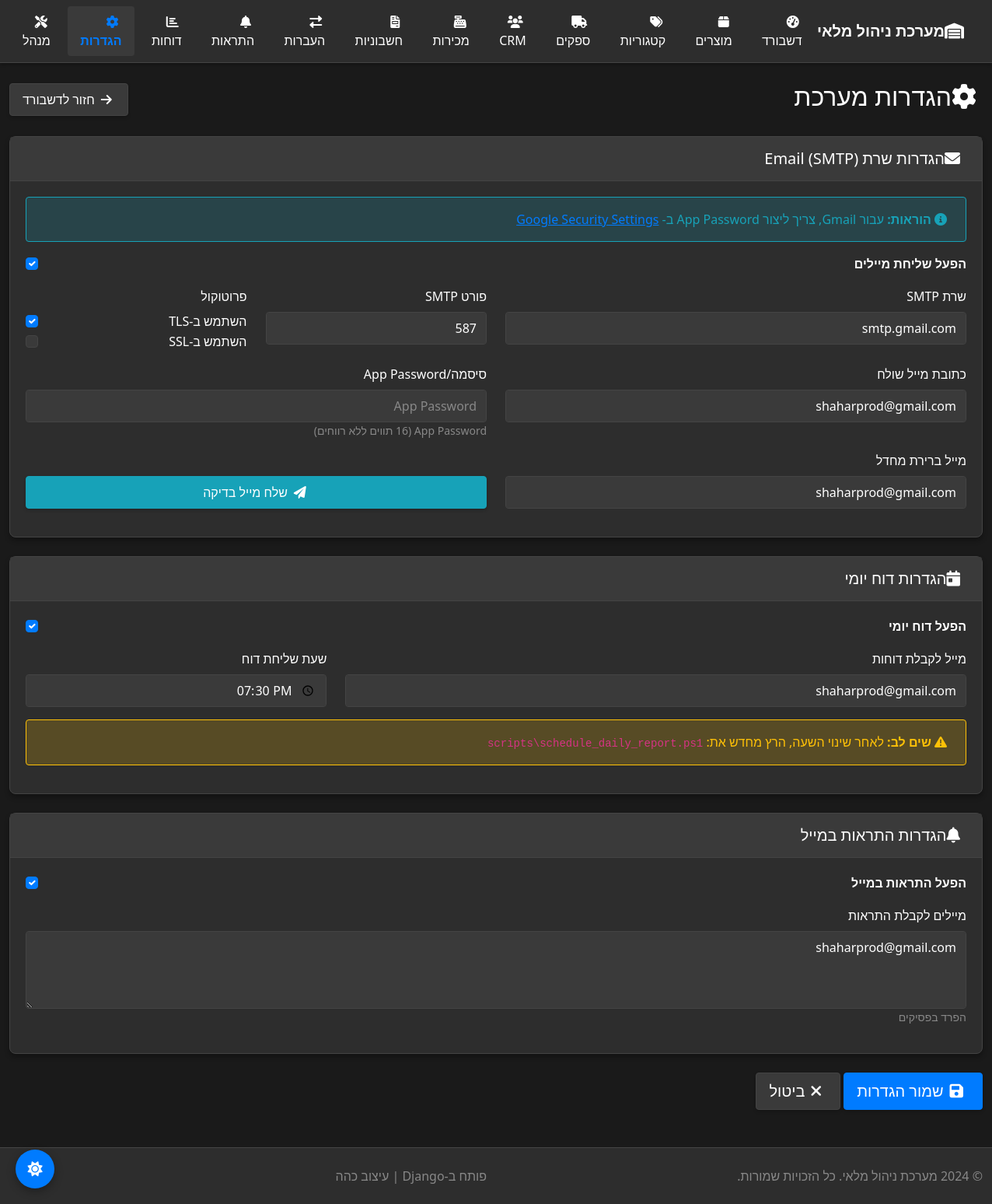
Page /inventory/settings/ on the committed database.
### inventory/models.py (models this page shows, shortened)
class SystemSettings(models.Model):
    email_enabled = models.BooleanField(default=False, verbose_name="הפעל שליחת מיילים")
    email_host = models.CharField(max_length=200, default='smtp.gmail.com', verbose_name="שרת SMTP")
    email_port = models.IntegerField(default=587, verbose_name="פורט SMTP")
    email_use_tls = models.BooleanField(default=True, verbose_name="השתמש ב-TLS")
    email_use_ssl = models.BooleanField(default=False, verbose_name="השתמש ב-SSL")
    email_host_user = models.EmailField(blank=True, verbose_name="כתובת מייל שולח")
    email_host_password = models.CharField(max_length=200, blank=True, verbose_name="סיסמה/App Password")
    default_from_email = models.EmailField(blank=True, verbose_name="מייל ברירת מחדל")
    daily_report_enabled = models.BooleanField(default=False, verbose_name="הפעל דוח יומי")
    daily_report_email = models.EmailField(blank=True, verbose_name="מייל לקבלת דוחות")
    daily_report_time = models.TimeField(default='19:30:00', verbose_name="שעת שליחת דוח")
    alert_email_enabled = models.BooleanField(default=False, verbose_name="הפעל התראות במייל")
    alert_email_recipients = models.TextField(blank=True, verbose_name="מיילים לקבלת התראות",
                                             help_text="הפרד בפסיקים")
    created_at = models.DateTimeField(auto_now_add=True)
    updated_at = models.DateTimeField(auto_now=True)
    updated_by = models.ForeignKey(User, on_delete=models.SET_NULL, null=True, blank=True)
    class Meta:
        verbose_name = "הגדרות מערכת"
        verbose_name_plural = "הגדרות מערכת"
    @classmethod
    def load(cls):
        obj, created = cls.objects.get_or_create(pk=1)
        return obj

### inventory/views.py (the view)
# urls.py: path('settings/', views.system_settings, name='system_settings'),
def system_settings(request):
    settings_obj = SystemSettings.load()
    if request.method == 'POST':
        form = SystemSettingsForm(request.POST, instance=settings_obj)
        if form.is_valid():
            settings_instance = form.save(commit=False)
            if request.user.is_authenticated:
                settings_instance.updated_by = request.user
            settings_instance.save()
            messages.success(request, '✅ ההגדרות נשמרו בהצלחה!')
            return redirect('system_settings')
        else:
            messages.error(request, '❌ שגיאה בשמירת ההגדרות. בדוק את השדות.')
    else:
        form = SystemSettingsForm(instance=settings_obj)
    context = {
        'form': form,
        'settings': settings_obj,
    }
    return render(request, 'inventory/system_settings.html', context)

### inventory/templates/inventory/system_settings.html (shortened to what this page needs)
{% extends 'inventory/base.html' %}
{% block content %}
<div class="row">
    <div class="col-12">
        <div class="d-flex justify-content-between align-items-center mb-4">
            <h2><i class="fas fa-cog me-2"></i>הגדרות מערכת</h2>
            <a href="{% url 'dashboard' %}" class="btn btn-secondary">
                <i class="fas fa-arrow-right me-1"></i>חזור לדשבורד
            </a>
        </div>
        <form method="post" id="settingsForm">
            <div class="card mb-4">
                <div class="card-header bg-primary text-white">
                    <h5 class="mb-0"><i class="fas fa-envelope me-2"></i>הגדרות שרת Email (SMTP)</h5>
                </div>
                <div class="card-body">
                    <div class="alert alert-info">
                        <i class="fas fa-info-circle me-2"></i>
                        <strong>הוראות:</strong> עבור Gmail, צריך ליצור App Password ב-
                        <a href="https://myaccount.google.com/security" target="_blank">Google Security Settings</a>
                    </div>
                    <div class="row">
                        <div class="col-md-12 mb-3">
                            <div class="form-check">
                                {{ form.email_enabled }}
                                <label class="form-check-label" for="{{ form.email_enabled.id_for_label }}">
                                    <strong>{{ form.email_enabled.label }}</strong>
                                </label>
                            </div>
                        </div>
                        <div class="col-md-6 mb-3">
                            <label for="{{ form.email_host.id_for_label }}" class="form-label">
                                {{ form.email_host.label }}
                            </label>
                            {{ form.email_host }}
                        </div>
                        <div class="col-md-3 mb-3">
                            <label for="{{ form.email_port.id_for_label }}" class="form-label">
                                {{ form.email_port.label }}
                            </label>
                            {{ form.email_port }}
                        </div>
                        <div class="col-md-3 mb-3">
                            <label class="form-label">פרוטוקול</label>
                            <div>
                                <div class="form-check">
                                    {{ form.email_use_tls }}
                                    <label class="form-check-label" for="{{ form.email_use_tls.id_for_label }}">
                                        {{ form.email_use_tls.label }}
                                    </label>
                                </div>
                                <div class="form-check">
                                    {{ form.email_use_ssl }}
                                    <label class="form-check-label" for="{{ form.email_use_ssl.id_for_label }}">
                                        {{ form.email_use_ssl.label }}
                                    </label>
                                </div>
                            </div>
                        </div>
                        <div class="col-md-6 mb-3">
                            <label for="{{ form.email_host_user.id_for_label }}" class="form-label">
                                {{ form.email_host_user.label }}
                            </label>
                            {{ form.email_host_user }}
                        </div>
                        <div class="col-md-6 mb-3">
                            <label for="{{ form.email_host_password.id_for_label }}" class="form-label">
                                {{ form.email_host_password.label }}
                            </label>
                            {{ form.email_host_password }}
                            <small class="text-muted d-block">App Password (16 תווים ללא רווחים)</small>
                        </div>
                        <div class="col-md-6 mb-3">
                            <label for="{{ form.default_from_email.id_for_label }}" class="form-label">
                                {{ form.default_from_email.label }}
                            </label>
                            {{ form.default_from_email }}
                        </div>
                        <div class="col-md-6 mb-3 d-flex align-items-end">
                            <button type="button" class="btn btn-info w-100" id="testEmailBtn">
                                <i class="fas fa-paper-plane me-1"></i>שלח מייל בדיקה
                            </button>
                        </div>
                    </div>
                </div>
            </div>
            <div class="card mb-4">
                <div class="card-header bg-success text-white">
                    <h5 class="mb-0"><i class="fas fa-calendar-day me-2"></i>הגדרות דוח יומי</h5>
                </div>
                <div class="card-body">
                    <div class="row">
                        <div class="col-md-12 mb-3">
                            <div class="form-check">
                                {{ form.daily_report_enabled }}
                                <label class="form-check-label" for="{{ form.daily_report_enabled.id_for_label }}">
                                    <strong>{{ form.daily_report_enabled.label }}</strong>
                                </label>
                            </div>
                        </div>
                        <div class="col-md-8 mb-3">
                            <label for="{{ form.daily_report_email.id_for_label }}" class="form-label">
                                {{ form.daily_report_email.label }}
                            </label>
                            {{ form.daily_report_email }}
                        </div>
                        <div class="col-md-4 mb-3">
                            <label for="{{ form.daily_report_time.id_for_label }}" class="form-label">
                                {{ form.daily_report_time.label }}
                            </label>
                            {{ form.daily_report_time }}
                        </div>
                    </div>
                    <div class="alert alert-warning">
                        <i class="fas fa-exclamation-triangle me-2"></i>
                        <strong>שים לב:</strong> לאחר שינוי השעה, הרץ מחדש את:
                        <code>scripts\schedule_daily_report.ps1</code>
                    </div>
                </div>
            </div>
            <div class="card mb-4">
                <div class="card-header bg-warning text-dark">
                    <h5 class="mb-0"><i class="fas fa-bell me-2"></i>הגדרות התראות במייל</h5>
                </div>
                <div class="card-body">
                    <div class="row">
                        <div class="col-md-12 mb-3">
                            <div class="form-check">
                                {{ form.alert_email_enabled }}
                                <label class="form-check-label" for="{{ form.alert_email_enabled.id_for_label }}">
                                    <strong>{{ form.alert_email_enabled.label }}</strong>
                                </label>
                            </div>
                        </div>
                        <div class="col-md-12 mb-3">
                            <label for="{{ form.alert_email_recipients.id_for_label }}" class="form-label">
                                {{ form.alert_email_recipients.label }}
                            </label>
                            {{ form.alert_email_recipients }}
                            <small class="text-muted d-block">{{ form.alert_email_recipients.help_text }}</small>
                        </div>
                    </div>
                </div>
            </div>
            <div class="row">
                <div class="col-12">
                    <button type="submit" class="btn btn-primary btn-lg">
                        <i class="fas fa-save me-2"></i>שמור הגדרות
                    </button>
                    <a href="{% url 'dashboard' %}" class="btn btn-secondary btn-lg">
                        <i class="fas fa-times me-2"></i>ביטול
                    </a>
                </div>
            </div>
        </form>
    </div>
</div>
{% endblock %}

### inventory/static/inventory/css/dark-theme.css (style rules this page uses)
:root { --bg-primary: #1a1a1a; --bg-secondary: #2d2d2d; --bg-tertiary: #3a3a3a; --text-primary: #ffffff; --text-secondary: #b0b0b0; --text-muted: #888888; --border-color: #444444; --accent-color: #007bff; --accent-hover: #0056b3; --success-color: #28a745; --warning-color: #ffc107; --danger-color: #dc3545; --info-color: #17a2b8; }
body { background-color: var(--bg-primary) !important; color: var(--text-primary) !important; font-family: 'Segoe UI', Tahoma, Geneva, Verdana, sans-serif; }
.card { background-color: var(--bg-secondary) !important; border: 1px solid var(--border-color) !important; color: var(--text-primary) !important; box-shadow: 0 4px 6px rgba(0,0,0,0.3) !important; border-radius: 8px !important; margin-bottom: 1.5rem !important; }
.card-header { background-color: var(--bg-tertiary) !important; border-bottom: 1px solid var(--border-color) !important; color: var(--text-primary) !important; font-weight: 600 !important; padding: 1rem 1.25rem !important; }
.card-body { padding: 1.25rem !important; }
.form-control { background-color: var(--bg-tertiary) !important; border: 1px solid var(--border-color) !important; color: var(--text-primary) !important; padding: 0.5rem 0.75rem !important; border-radius: 4px !important; transition: all 0.3s ease !important; }
.form-control::placeholder { color: var(--text-muted) !important; }
.form-label { color: var(--text-primary) !important; font-weight: 500 !important; margin-bottom: 0.5rem !important; }
.form-check-input { background-color: var(--bg-tertiary) !important; border: 1px solid var(--border-color) !important; cursor: pointer !important; }
.form-check-input:checked { background-color: var(--accent-color) !important; border-color: var(--accent-color) !important; }
.form-check-label { color: var(--text-primary) !important; cursor: pointer !important; }
textarea.form-control { min-height: 100px !important; resize: vertical !important; }
.btn { font-weight: 500 !important; border-radius: 4px !important; padding: 0.5rem 1rem !important; transition: all 0.3s ease !important; box-shadow: 0 2px 4px rgba(0,0,0,0.2) !important; border-width: 1px !important; }
.btn i { margin-left: 0.5rem !important; }
.btn-primary { background-color: var(--accent-color) !important; border-color: var(--accent-color) !important; color: #ffffff !important; }
.btn-secondary { background-color: var(--bg-tertiary) !important; border-color: var(--border-color) !important; color: var(--text-primary) !important; }
.btn-info { background-color: var(--info-color) !important; border-color: var(--info-color) !important; color: #ffffff !important; }
.alert { border: 1px solid var(--border-color) !important; }
.alert-warning { background-color: rgba(255, 193, 7, 0.2) !important; border-color: var(--warning-color) !important; color: var(--warning-color) !important; }
.alert-info { background-color: rgba(23, 162, 184, 0.2) !important; border-color: var(--info-color) !important; color: var(--info-color) !important; }
a { color: var(--accent-color) !important; }
.text-muted { color: var(--text-muted) !important; }
[dir="rtl"] .form-control { text-align: right; }

### inventory/templates/inventory/base.html (style rules this page uses)
html, body { background-color: #1a1a1a !important; color: #ffffff !important; }
.card { box-shadow: 0 4px 6px rgba(0,0,0,0.3); }
.btn { box-shadow: 0 2px 4px rgba(0,0,0,0.2); }

### rows in the picture
SystemSettings: email_enabled "☑", email_host "smtp.gmail.com", email_port "587", email_use_tls "☑", email_host_user "shaharprod@gmail.com", default_from_email "shaharprod@gmail.com", daily_report_enabled "☑", daily_report_email "shaharprod@gmail.com", daily_report_time "19:30:00", alert_email_enabled "☑", alert_email_recipients "shaharprod@gmail.com"
